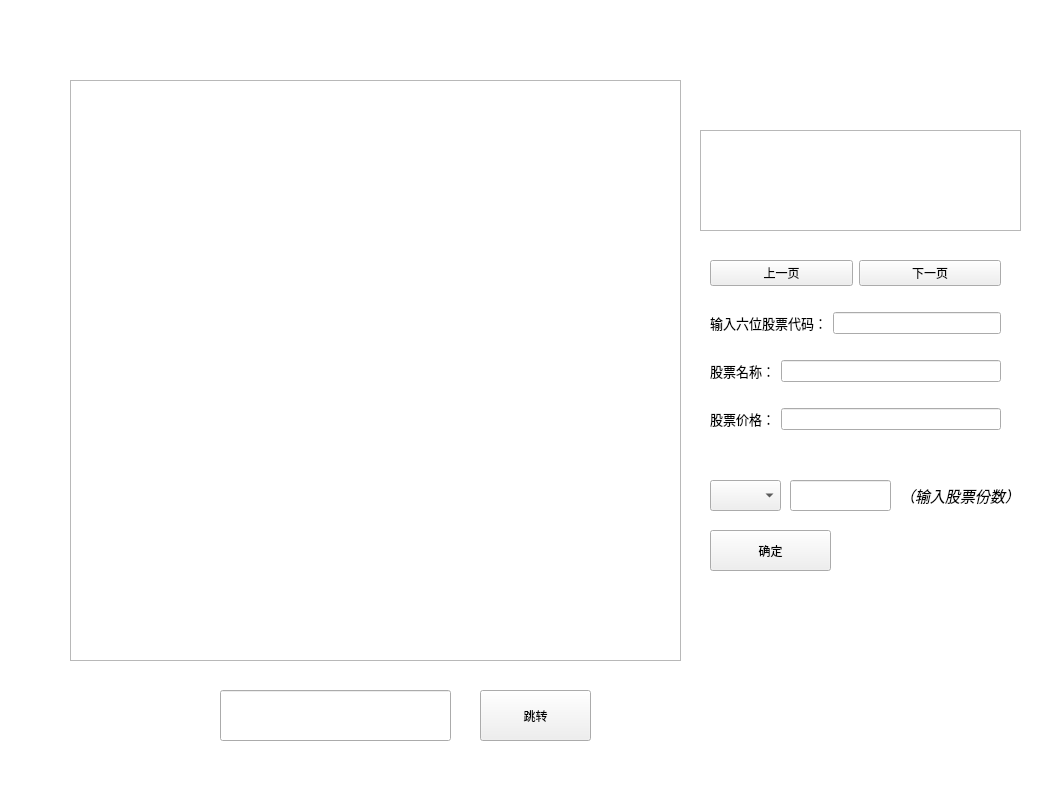
<?xml version="1.0" encoding="UTF-8"?>
<ui version="4.0">
 <class>Widget</class>
 <widget class="QWidget" name="Widget">
  <property name="geometry">
   <rect>
    <x>0</x>
    <y>0</y>
    <width>1054</width>
    <height>793</height>
   </rect>
  </property>
  <property name="windowTitle">
   <string>股票买卖界面</string>
  </property>
  <property name="styleSheet">
   <string notr="true"/>
  </property>
  <widget class="QTableView" name="tableView">
   <property name="geometry">
    <rect>
     <x>70</x>
     <y>80</y>
     <width>611</width>
     <height>581</height>
    </rect>
   </property>
  </widget>
  <widget class="QPushButton" name="confirmButton">
   <property name="geometry">
    <rect>
     <x>710</x>
     <y>530</y>
     <width>121</width>
     <height>41</height>
    </rect>
   </property>
   <property name="styleSheet">
    <string notr="true">font: 700 16pt &quot;微软雅黑&quot;;</string>
   </property>
   <property name="text">
    <string>确定</string>
   </property>
  </widget>
  <widget class="QLabel" name="label_4">
   <property name="geometry">
    <rect>
     <x>900</x>
     <y>480</y>
     <width>141</width>
     <height>31</height>
    </rect>
   </property>
   <property name="font">
    <font>
     <pointsize>11</pointsize>
     <italic>true</italic>
    </font>
   </property>
   <property name="text">
    <string>（输入股票份数）</string>
   </property>
  </widget>
  <widget class="QLabel" name="label_pageInfo">
   <property name="geometry">
    <rect>
     <x>270</x>
     <y>20</y>
     <width>221</width>
     <height>31</height>
    </rect>
   </property>
   <property name="styleSheet">
    <string notr="true">font: 16pt &quot;华文中宋&quot;;</string>
   </property>
   <property name="text">
    <string/>
   </property>
  </widget>
  <widget class="QTableView" name="tableView_singleRow">
   <property name="geometry">
    <rect>
     <x>700</x>
     <y>130</y>
     <width>321</width>
     <height>101</height>
    </rect>
   </property>
  </widget>
  <widget class="QLineEdit" name="lineEdit_pageJump">
   <property name="geometry">
    <rect>
     <x>220</x>
     <y>690</y>
     <width>231</width>
     <height>51</height>
    </rect>
   </property>
  </widget>
  <widget class="QPushButton" name="pageJumpButton">
   <property name="geometry">
    <rect>
     <x>480</x>
     <y>690</y>
     <width>111</width>
     <height>51</height>
    </rect>
   </property>
   <property name="styleSheet">
    <string notr="true">font: 700 16pt &quot;微软雅黑&quot;;</string>
   </property>
   <property name="text">
    <string>跳转</string>
   </property>
  </widget>
  <widget class="QLineEdit" name="lineEdit">
   <property name="geometry">
    <rect>
     <x>790</x>
     <y>480</y>
     <width>101</width>
     <height>31</height>
    </rect>
   </property>
  </widget>
  <widget class="QComboBox" name="chooseBox">
   <property name="geometry">
    <rect>
     <x>710</x>
     <y>480</y>
     <width>71</width>
     <height>31</height>
    </rect>
   </property>
   <property name="minimumSize">
    <size>
     <width>62</width>
     <height>22</height>
    </size>
   </property>
  </widget>
  <widget class="QWidget" name="layoutWidget">
   <property name="geometry">
    <rect>
     <x>710</x>
     <y>240</y>
     <width>291</width>
     <height>211</height>
    </rect>
   </property>
   <layout class="QVBoxLayout" name="verticalLayout">
    <item>
     <layout class="QHBoxLayout" name="horizontalLayout">
      <item>
       <widget class="QPushButton" name="backButton">
        <property name="font">
         <font>
          <pointsize>9</pointsize>
         </font>
        </property>
        <property name="text">
         <string>上一页</string>
        </property>
       </widget>
      </item>
      <item>
       <widget class="QPushButton" name="forwardButton">
        <property name="text">
         <string>下一页</string>
        </property>
       </widget>
      </item>
     </layout>
    </item>
    <item>
     <layout class="QHBoxLayout" name="horizontalLayout_2">
      <item>
       <widget class="QLabel" name="label">
        <property name="font">
         <font>
          <pointsize>10</pointsize>
         </font>
        </property>
        <property name="text">
         <string>输入六位股票代码：</string>
        </property>
       </widget>
      </item>
      <item>
       <widget class="QLineEdit" name="lineEdit_code"/>
      </item>
     </layout>
    </item>
    <item>
     <layout class="QHBoxLayout" name="horizontalLayout_3">
      <item>
       <widget class="QLabel" name="label_2">
        <property name="font">
         <font>
          <pointsize>10</pointsize>
         </font>
        </property>
        <property name="text">
         <string>股票名称：</string>
        </property>
       </widget>
      </item>
      <item>
       <widget class="QLineEdit" name="lineEdit_name"/>
      </item>
     </layout>
    </item>
    <item>
     <layout class="QHBoxLayout" name="horizontalLayout_4">
      <item>
       <widget class="QLabel" name="label_3">
        <property name="font">
         <font>
          <pointsize>10</pointsize>
         </font>
        </property>
        <property name="text">
         <string>股票价格：</string>
        </property>
       </widget>
      </item>
      <item>
       <widget class="QLineEdit" name="lineEdit_price"/>
      </item>
     </layout>
    </item>
   </layout>
  </widget>
  <widget class="QListView" name="listView">
   <property name="geometry">
    <rect>
     <x>-75</x>
     <y>-19</y>
     <width>1211</width>
     <height>891</height>
    </rect>
   </property>
   <property name="styleSheet">
    <string notr="true">background-image: url(:/Temp/risk3.png);</string>
   </property>
  </widget>
  <zorder>listView</zorder>
  <zorder>tableView</zorder>
  <zorder>confirmButton</zorder>
  <zorder>label_4</zorder>
  <zorder>label_pageInfo</zorder>
  <zorder>tableView_singleRow</zorder>
  <zorder>lineEdit_pageJump</zorder>
  <zorder>pageJumpButton</zorder>
  <zorder>lineEdit</zorder>
  <zorder>chooseBox</zorder>
  <zorder>layoutWidget</zorder>
 </widget>
 <resources/>
 <connections/>
</ui>
